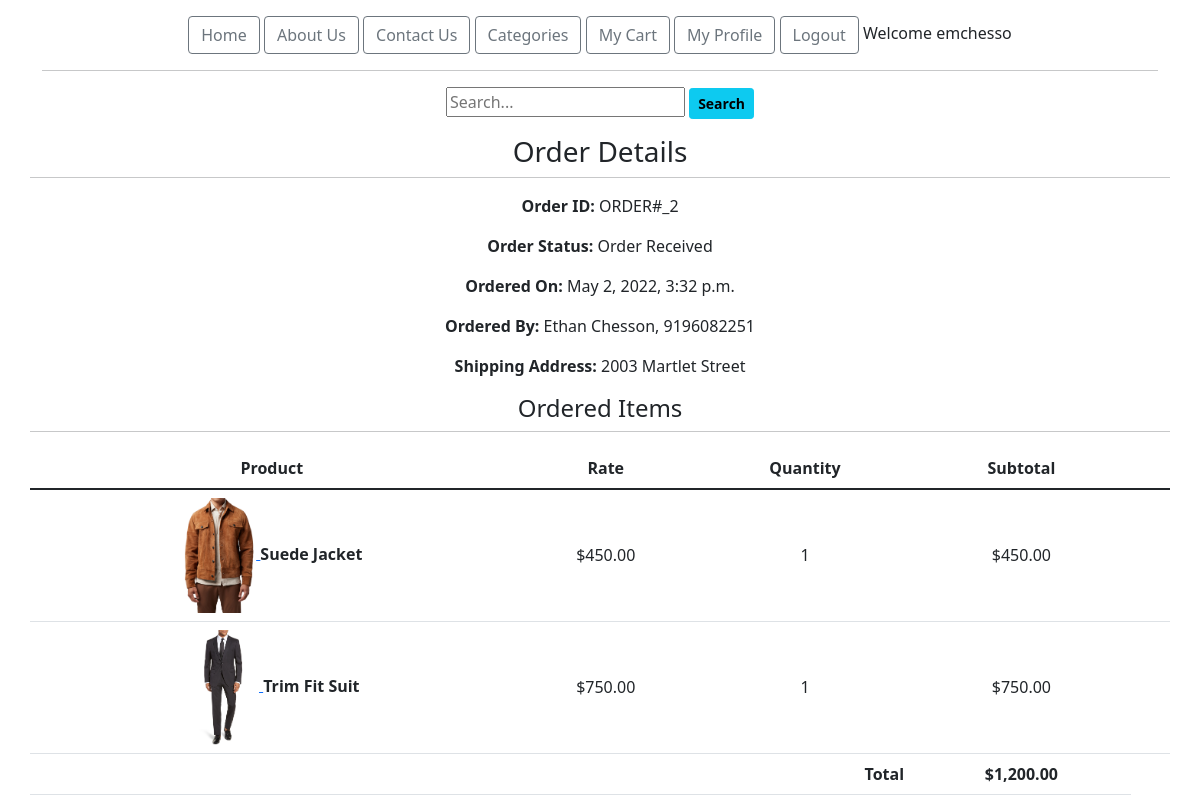
Screenshot of /profile/order-2/ (signed in) with the database file from the repository.
### ecomapp/models.py (models this page shows, shortened)
class Order(models.Model):
    cart = models.OneToOneField(Cart, on_delete=models.CASCADE)
    ordered_by = models.CharField(max_length=200)
    shipping_address = models.CharField(max_length=200)
    phone = models.CharField(max_length=10)
    email = models.EmailField(null=True, blank=True)
    subtotal = models.FloatField()
    discount = models.FloatField()
    total = models.FloatField()
    order_status = models.CharField(max_length=50, choices=ORDER_STATUS)
    created_at = models.DateTimeField(auto_now_add=True)

class CartProduct(models.Model):
    cart = models.ForeignKey(Cart, on_delete=models.CASCADE) # 1-m Cart to Product
    product = models.ForeignKey(Product, on_delete=models.CASCADE)
    rate = models.FloatField()
    quantity = models.PositiveIntegerField()
    subtotal = models.FloatField()

class Product(models.Model):
    title = models.CharField(max_length=200)
    slug = models.SlugField(unique=True)
    category = models.ForeignKey(Category, on_delete=models.CASCADE) # 1-m Product to Category
    image = models.ImageField(upload_to="products")
    marked_price = models.FloatField()
    selling_price = models.FloatField()
    description = models.TextField()
    view_count = models.PositiveIntegerField(default=0)

class Cart(models.Model):
    customer = models.ForeignKey(
        Customer, on_delete=models.SET_NULL, null=True, blank=True) #1-1 Customer to Cart
    total = models.FloatField(default = 0)
    created_at =  models.DateTimeField(auto_now_add=True)

### ecomapp/views.py (the view)
# urls.py: path("profile/order-<int:pk>/", CustomerOrderDetailView.as_view(), name = "customerorderdetail"),
class CustomerOrderDetailView(DetailView):
    template_name = "customerorderdetail.html"
    model = Order
    context_obj_name = "ord_obj"
    def dispatch(self, request, *args, **kwargs):
        if request.user.is_authenticated and request.user.customer:
            order_id = self.kwargs["pk"]
            order = Order.objects.get(id=order_id)
            if request.user.customer != order.cart.customer: # prevents a user from accessing orders from a different user
                return redirect("ecomapp:customerprofile")
        else:
            return redirect("/customerlogin/?next=/profile/")
        return super().dispatch(request, *args, **kwargs)

### templates/customerorderdetail.html (shortened to what this page needs)
{% extends 'base.html' %}
{% load humanize %}
{% block content %}
    <div class="container">
        <div class="row">
            <h3>Order Details</h3><hr>
            <p><span class="fw-bold">Order ID: </span>ORDER#_{{order.id}}</p>
            <p><span class="fw-bold">Order Status: </span>{{order.order_status}}</p>
            <p><span class="fw-bold">Ordered On: </span>{{order.created_at}}</p>
            <p><span class="fw-bold">Ordered By: </span>{{order.ordered_by}}, {{order.phone}}</p>
            <p><span class="fw-bold">Shipping Address: </span>{{order.shipping_address}}</p>
            <h4>Ordered Items</h4><hr>
            <table class="table">
                <thead>
                    <tr>
                        <th>Product</th>
                        <th>Rate</th>
                        <th>Quantity</th>
                        <th>Subtotal</th>
                        <th></th>
                    </tr>
                </thead>
                <tbody>
                    {% for cp in order.cart.cartproduct_set.all %}
                    <tr>
                        <div class="row">
                            <td style="vertical-align:middle">
                                <a href="{% url 'ecomapp:productdetail' cp.product.slug %}">
                                    <img src="{{cp.product.image.url}}" alt="" width="75px" class="image-thumbnail">
                                </a><b>{{cp.product.title}}</b>
                            </td>
                            <td style="vertical-align:middle">${{cp.rate|floatformat:2|intcomma}}</td>
                            <td style="vertical-align:middle">{{cp.quantity}}</td>
                            <td style="vertical-align:middle">${{cp.subtotal|floatformat:2|intcomma}}</td>
                            <td style="vertical-align:middle"></td>
                        </div>
                    </tr>
                {% endfor %}
                <tr>
                    <th colspan = "3" style="text-align:right">Total</th>
                    <th>${{order.cart.total|floatformat:2|intcomma}}</th>
                </tr>
                </tbody>
            </table>
        </div>
    </div>
{% endblock %}

### templates/base.html (shortened to what this page needs)
<!DOCTYPE html>
<html lang="en">
<head>
    <link rel="stylesheet" href="https://cdn.jsdelivr.net/npm/bootstrap@5.1.3/dist/css/bootstrap.min.css">
</head>
<body class="text-center">
    <div class="container">
        <a href="/" class="btn btn-outline-secondary">Home</a>
        <a href="/about/" class="btn btn-outline-secondary">About Us</a>
        <a href="/contact-us/" class="btn btn-outline-secondary">Contact Us</a>
        <a href="/all-products/" class="btn btn-outline-secondary">Categories</a>
        <a href="/my-cart/" class="btn btn-outline-secondary">My Cart</a>
        {% if request.user.customer %}
        <a href="/customerprofile/" class="btn btn-outline-secondary">My Profile</a>
        <a href="/customerlogout/" class="btn btn-outline-secondary">Logout</a>
        Welcome {{request.user.username}}
        {% else %}
        <a href="/customerregistration/" class="btn btn-outline-secondary">Register</a>
        <a href="/customerlogin/" class="btn btn-outline-info">Login</a>
        {% endif %}
        <hr>
        <div class="container">
            <div class="row">
                <div class="col-lg-6 mx-auto">
                    <form action="{% url 'ecomapp:search' %}" method="GET">
                        <input type="text" name="keyword" placeholder="Search..." required>
                        <button class="btn btn-info btn-sm fw-bold">Search</button>
                    </form>
                </div>
            </div>
        </div>
    </div>
    {% block content %}
    {% endblock %}
</body>
</html>

### rows the page displays
Order: id "2", order_status "Order Received", created_at "May 2, 2022, 3:32 p.m.", ordered_by "Ethan Chesson", phone "9196082251", shipping_address "2003 Martlet Street", cart.total "1,200.00"
CartProduct: product.image (picture), product "Suede Jacket", rate "450.00", quantity "1", subtotal "450.00"
CartProduct: product.image (picture), product "Trim Fit Suit", rate "750.00", quantity "1", subtotal "750.00"

### other values shown
{{ request.user.username }} "emchesso"
